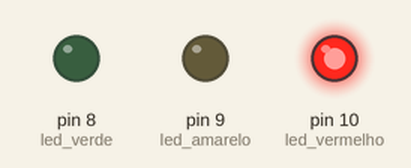
This sketch was run on a simulated Arduino Uno, built with avr-gcc and run on an emulated ATmega328P. On the bench: output pins drawn as LEDs (lit = HIGH).

Above: at 5.0 s.
At 15.0 s:
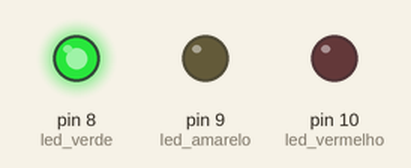
At 22.5 s:
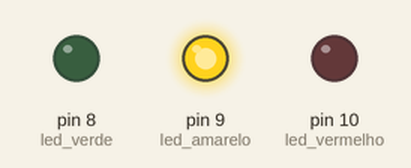
Timing chart, 0 to 32.5 s (numbered marks = the images above):
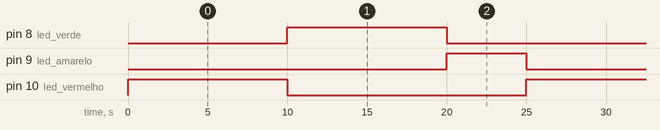

The sketch:

aula4.ino
```cpp
int led_vermelho = 10;
int led_amarelo = 9;
int led_verde = 8;

void setup() {
  // put your setup code here, to run once:
  pinMode(led_vermelho, OUTPUT);
  pinMode(led_amarelo, OUTPUT);
  pinMode(led_verde, OUTPUT);
}

void loop() {
  // put your main code here, to run repeatedly:
  digitalWrite(led_vermelho, HIGH);
  digitalWrite(led_amarelo, LOW);
  digitalWrite(led_verde, LOW);
  delay(10000);

  digitalWrite(led_vermelho, LOW);
  digitalWrite(led_amarelo, LOW);
  digitalWrite(led_verde, HIGH);
  delay(10000);

  digitalWrite(led_vermelho, LOW);
  digitalWrite(led_amarelo, HIGH);
  digitalWrite(led_verde, LOW);
  delay(5000);
}
```

Measured:
- by itself, pin 8 (led_verde), pin 10 (led_vermelho): alternates HIGH for 10.0 s and LOW for 15.0 s
- by itself, pin 9 (led_amarelo): alternates HIGH for 5.0 s and LOW for 20.0 s
- by itself, everything shown: repeats every 25.0 s, in 3 steps
